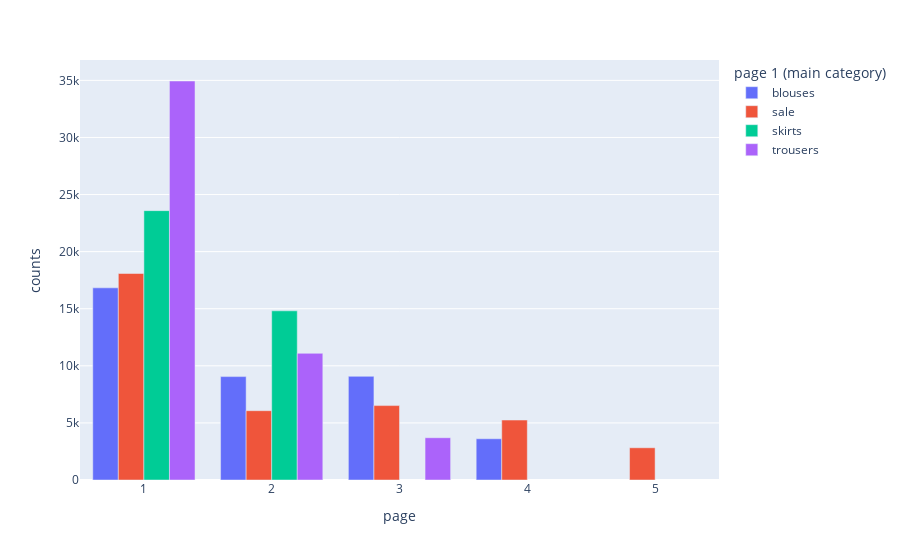

Write notebook code for a chart like this one.
### Markdown cell above
## What does customers buy from each page?

### Code cell
df1 = df.groupby(by=["page", "page 1 (main category)"]).size().reset_index(name="counts")

px.bar(data_frame=df1, x="page", y="counts",
       color="page 1 (main category)", barmode="group")

### Figure 1 — Plotly figure (JSON) as saved in the notebook; plotly's stock layout.template omitted (floating-point values rounded to 4 significant figures)
{"data": [{"alignmentgroup": "True", "hovertemplate": "page 1 (main category)=blouses<br>page=%{x}<br>counts=%{y}<extra></extra>", "legendgroup": "blouses", "marker": {"color": "#636efa", "pattern": {"shape": ""}}, "name": "blouses", "offsetgroup": "blouses", "orientation": "v", "showlegend": true, "textposition": "auto", "type": "bar", "x": [1, 2, 3, 4], "xaxis": "x", "y": [16830, 9056, 9080, 3611], "yaxis": "y"}, {"alignmentgroup": "True", "hovertemplate": "page 1 (main category)=sale<br>page=%{x}<br>counts=%{y}<extra></extra>", "legendgroup": "sale", "marker": {"color": "#EF553B", "pattern": {"shape": ""}}, "name": "sale", "offsetgroup": "sale", "orientation": "v", "showlegend": true, "textposition": "auto", "type": "bar", "x": [1, 2, 3, 4, 5], "xaxis": "x", "y": [18086, 6070, 6518, 5250, 2823], "yaxis": "y"}, {"alignmentgroup": "True", "hovertemplate": "page 1 (main category)=skirts<br>page=%{x}<br>counts=%{y}<extra></extra>", "legendgroup": "skirts", "marker": {"color": "#00cc96", "pattern": {"shape": ""}}, "name": "skirts", "offsetgroup": "skirts", "orientation": "v", "showlegend": true, "textposition": "auto", "type": "bar", "x": [1, 2], "xaxis": "x", "y": [23591, 14817], "yaxis": "y"}, {"alignmentgroup": "True", "hovertemplate": "page 1 (main category)=trousers<br>page=%{x}<br>counts=%{y}<extra></extra>", "legendgroup": "trousers", "marker": {"color": "#ab63fa", "pattern": {"shape": ""}}, "name": "trousers", "offsetgroup": "trousers", "orientation": "v", "showlegend": true, "textposition": "auto", "type": "bar", "x": [1, 2, 3], "xaxis": "x", "y": [34945, 11094, 3703], "yaxis": "y"}], "layout": {"barmode": "group", "legend": {"title": {"text": "page 1 (main category)"}, "tracegroupgap": 0}, "margin": {"t": 60}, "xaxis": {"anchor": "y", "domain": [0.0, 1.0], "title": {"text": "page"}}, "yaxis": {"anchor": "x", "domain": [0.0, 1.0], "title": {"text": "counts"}}}}
